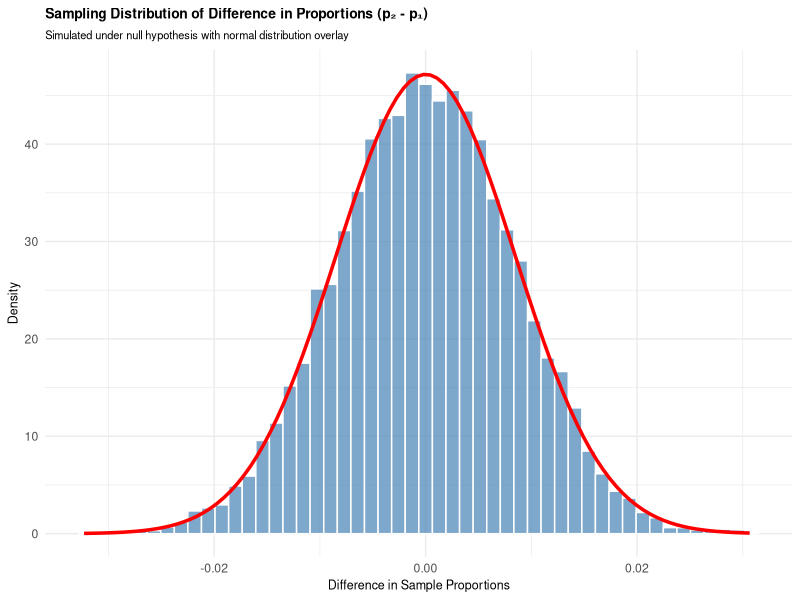

Reproduce this figure in R.
## ---- chunk 1
knitr::opts_chunk$set(echo = TRUE, highlight=FALSE)
## ---- chunk 2
library(tidyverse)
library(knitr)
library(gridExtra)

nba_2019 <- read_csv("NBA2019.csv", show_col_types = FALSE) %>% mutate(Season = 2019)
nba_2020 <- read_csv("NBA2020.csv", show_col_types = FALSE) %>% mutate(Season = 2020)
nba_2021 <- read_csv("NBA2021.csv", show_col_types = FALSE) %>% mutate(Season = 2021)
nba_2022 <- read_csv("NBA2022.csv", show_col_types = FALSE) %>% mutate(Season = 2022)

nba_data <- bind_rows(nba_2019, nba_2020, nba_2021, nba_2022)

nba_clean <- nba_data %>%
  filter(!is.na(PTS), !is.na(FGA), !is.na(`3P`), FGA > 0)

season_stats <- nba_clean %>%
  group_by(Season) %>%
  summarise(
    Total_Points = sum(PTS, na.rm = TRUE),
    Total_3P_Points = sum(`3P` * 3, na.rm = TRUE),
    Total_FGA = sum(FGA, na.rm = TRUE),
    Total_FG = sum(FG, na.rm = TRUE),
    Prop_3P_Points = Total_3P_Points / Total_Points,
    Points_Per_FGA = Total_Points / Total_FGA,
    .groups = "drop"
  )

nba_2019_data <- nba_clean %>% filter(Season == 2019)
nba_2022_data <- nba_clean %>% filter(Season == 2022)

x1 <- sum(nba_2019_data$`3P` * 3, na.rm = TRUE)
n1 <- sum(nba_2019_data$PTS, na.rm = TRUE)
p1 <- x1 / n1

x2 <- sum(nba_2022_data$`3P` * 3, na.rm = TRUE)
n2 <- sum(nba_2022_data$PTS, na.rm = TRUE)
p2 <- x2 / n2

prop_test_result <- prop.test(x = c(x1, x2), n = c(n1, n2), alternative = "less", correct = FALSE)
## ---- chunk 3
set.seed(123)
n_sim <- 10000
diff_sim <- numeric(n_sim)
p_pooled <- (x1 + x2) / (n1 + n2)

for (i in 1:n_sim) {
  p1_sim <- rbinom(1, size = round(n1), prob = p_pooled) / round(n1)
  p2_sim <- rbinom(1, size = round(n2), prob = p_pooled) / round(n2)
  diff_sim[i] <- p2_sim - p1_sim
}

sim_data <- data.frame(diff = diff_sim)
mean_diff <- mean(diff_sim)
sd_diff <- sd(diff_sim)

ggplot(sim_data, aes(x = diff)) +
  geom_histogram(aes(y = after_stat(density)), bins = 50, fill = "steelblue", alpha = 0.7, color = "white") +
  stat_function(fun = dnorm, args = list(mean = mean_diff, sd = sd_diff), 
                color = "red", linewidth = 1.2) +
  labs(
    title = "Sampling Distribution of Difference in Proportions (p₂ - p₁)",
    subtitle = "Simulated under null hypothesis with normal distribution overlay",
    x = "Difference in Sample Proportions",
    y = "Density"
  ) +
  theme_minimal() +
  theme(
    plot.title = element_text(face = "bold", size = 10),
    plot.subtitle = element_text(size = 8),
    axis.title = element_text(size = 9)
  )
## ---- chunk 4
prop_test_result <- prop.test(x = c(x1, x2), n = c(n1, n2), alternative = "less", correct = FALSE)
prop_test_result
